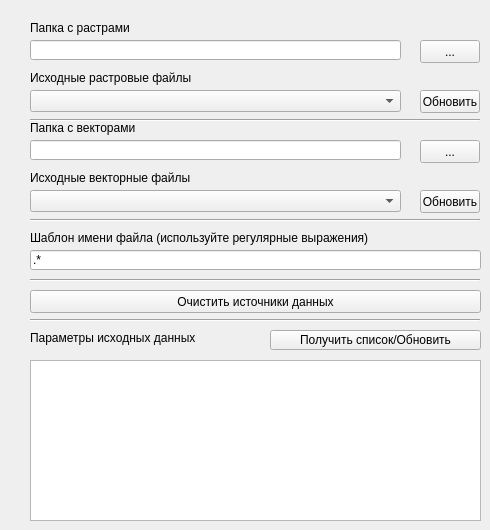
      <widget class="QWidget" name="tabSource">
       <attribute name="title">
        <string>Источники данных</string>
       </attribute>
       <widget class="QLineEdit" name="lineEditSourceRasterFolder">
        <property name="geometry">
         <rect>
          <x>30</x>
          <y>40</y>
          <width>371</width>
          <height>20</height>
         </rect>
        </property>
        <property name="sizePolicy">
         <sizepolicy hsizetype="Fixed" vsizetype="Fixed">
          <horstretch>0</horstretch>
          <verstretch>0</verstretch>
         </sizepolicy>
        </property>
       </widget>
       <widget class="QLabel" name="labelSourceRasterFolder">
        <property name="geometry">
         <rect>
          <x>30</x>
          <y>20</y>
          <width>371</width>
          <height>16</height>
         </rect>
        </property>
        <property name="sizePolicy">
         <sizepolicy hsizetype="Fixed" vsizetype="Fixed">
          <horstretch>0</horstretch>
          <verstretch>0</verstretch>
         </sizepolicy>
        </property>
        <property name="text">
         <string>Папка с растрами</string>
        </property>
       </widget>
       <widget class="QPushButton" name="pushButtonSourceRasterFolder">
        <property name="geometry">
         <rect>
          <x>420</x>
          <y>40</y>
          <width>60</width>
          <height>23</height>
         </rect>
        </property>
        <property name="sizePolicy">
         <sizepolicy hsizetype="Fixed" vsizetype="Fixed">
          <horstretch>0</horstretch>
          <verstretch>0</verstretch>
         </sizepolicy>
        </property>
        <property name="text">
         <string>...</string>
        </property>
       </widget>
       <widget class="QPushButton" name="pushButtonSourceRasterFiles">
        <property name="geometry">
         <rect>
          <x>420</x>
          <y>90</y>
          <width>60</width>
          <height>23</height>
         </rect>
        </property>
        <property name="sizePolicy">
         <sizepolicy hsizetype="Fixed" vsizetype="Fixed">
          <horstretch>0</horstretch>
          <verstretch>0</verstretch>
         </sizepolicy>
        </property>
        <property name="text">
         <string>Обновить</string>
        </property>
       </widget>
       <widget class="QPushButton" name="pushButtonSourceVectorFiles">
        <property name="geometry">
         <rect>
          <x>420</x>
          <y>190</y>
          <width>60</width>
          <height>23</height>
         </rect>
        </property>
        <property name="sizePolicy">
         <sizepolicy hsizetype="Fixed" vsizetype="Fixed">
          <horstretch>0</horstretch>
          <verstretch>0</verstretch>
         </sizepolicy>
        </property>
        <property name="text">
         <string>Обновить</string>
        </property>
       </widget>
       <widget class="QTextBrowser" name="textBrowserSource">
        <property name="geometry">
         <rect>
          <x>30</x>
          <y>360</y>
          <width>451</width>
          <height>161</height>
         </rect>
        </property>
       </widget>
       <widget class="QLabel" name="labelSourceData">
        <property name="geometry">
         <rect>
          <x>30</x>
          <y>330</y>
          <width>291</width>
          <height>16</height>
         </rect>
        </property>
        <property name="sizePolicy">
         <sizepolicy hsizetype="Fixed" vsizetype="Fixed">
          <horstretch>0</horstretch>
          <verstretch>0</verstretch>
         </sizepolicy>
        </property>
        <property name="text">
         <string>Параметры исходных данных</string>
        </property>
       </widget>
       <widget class="QComboBox" name="comboBoxSourceRasterFiles">
        <property name="geometry">
         <rect>
          <x>30</x>
          <y>90</y>
          <width>371</width>
          <height>22</height>
         </rect>
        </property>
        <property name="sizePolicy">
         <sizepolicy hsizetype="Fixed" vsizetype="Fixed">
          <horstretch>0</horstretch>
          <verstretch>0</verstretch>
         </sizepolicy>
        </property>
       </widget>
       <widget class="QLabel" name="labelSourceRasterFiles">
        <property name="geometry">
         <rect>
          <x>30</x>
          <y>70</y>
          <width>371</width>
          <height>16</height>
         </rect>
        </property>
        <property name="sizePolicy">
         <sizepolicy hsizetype="Fixed" vsizetype="Fixed">
          <horstretch>0</horstretch>
          <verstretch>0</verstretch>
         </sizepolicy>
        </property>
        <property name="text">
         <string>Исходные растровые файлы</string>
        </property>
       </widget>
       <widget class="QPushButton" name="pushButtonSourceClear">
        <property name="geometry">
         <rect>
          <x>30</x>
          <y>290</y>
          <width>451</width>
          <height>23</height>
         </rect>
        </property>
        <property name="sizePolicy">
         <sizepolicy hsizetype="Fixed" vsizetype="Fixed">
          <horstretch>0</horstretch>
          <verstretch>0</verstretch>
         </sizepolicy>
        </property>
        <property name="text">
         <string>Очистить источники данных</string>
        </property>
       </widget>
       <widget class="QPushButton" name="pushButtonSetParameters">
        <property name="geometry">
         <rect>
          <x>270</x>
          <y>330</y>
          <width>211</width>
          <height>20</height>
         </rect>
        </property>
        <property name="sizePolicy">
         <sizepolicy hsizetype="Fixed" vsizetype="Fixed">
          <horstretch>0</horstretch>
          <verstretch>0</verstretch>
         </sizepolicy>
        </property>
        <property name="text">
         <string>Получить список/Обновить</string>
        </property>
       </widget>
       <widget class="QPushButton" name="pushButtonSourceVectorFolder">
        <property name="geometry">
         <rect>
          <x>420</x>
          <y>140</y>
          <width>60</width>
          <height>23</height>
         </rect>
        </property>
        <property name="sizePolicy">
         <sizepolicy hsizetype="Fixed" vsizetype="Fixed">
          <horstretch>0</horstretch>
          <verstretch>0</verstretch>
         </sizepolicy>
        </property>
        <property name="text">
         <string>...</string>
        </property>
       </widget>
       <widget class="QLabel" name="labelSourceVectorFolder">
        <property name="geometry">
         <rect>
          <x>30</x>
          <y>120</y>
          <width>371</width>
          <height>16</height>
         </rect>
        </property>
        <property name="sizePolicy">
         <sizepolicy hsizetype="Fixed" vsizetype="Fixed">
          <horstretch>0</horstretch>
          <verstretch>0</verstretch>
         </sizepolicy>
        </property>
        <property name="text">
         <string>Папка с векторами</string>
        </property>
       </widget>
       <widget class="QLabel" name="labelSorceVectorFiles">
        <property name="geometry">
         <rect>
          <x>30</x>
          <y>170</y>
          <width>371</width>
          <height>16</height>
         </rect>
        </property>
        <property name="sizePolicy">
         <sizepolicy hsizetype="Fixed" vsizetype="Fixed">
          <horstretch>0</horstretch>
          <verstretch>0</verstretch>
         </sizepolicy>
        </property>
        <property name="text">
         <string>Исходные векторные файлы</string>
        </property>
       </widget>
       <widget class="QLineEdit" name="lineEditSourceVectorFolder">
        <property name="geometry">
         <rect>
          <x>30</x>
          <y>140</y>
          <width>371</width>
          <height>20</height>
         </rect>
        </property>
        <property name="sizePolicy">
         <sizepolicy hsizetype="Fixed" vsizetype="Fixed">
          <horstretch>0</horstretch>
          <verstretch>0</verstretch>
         </sizepolicy>
        </property>
       </widget>
       <widget class="QComboBox" name="comboBoxSourceVectorFiles">
        <property name="geometry">
         <rect>
          <x>30</x>
          <y>190</y>
          <width>371</width>
          <height>22</height>
         </rect>
        </property>
        <property name="sizePolicy">
         <sizepolicy hsizetype="Fixed" vsizetype="Fixed">
          <horstretch>0</horstretch>
          <verstretch>0</verstretch>
         </sizepolicy>
        </property>
       </widget>
       <widget class="Line" name="line_2">
        <property name="geometry">
         <rect>
          <x>30</x>
          <y>110</y>
          <width>450</width>
          <height>21</height>
         </rect>
        </property>
        <property name="orientation">
         <enum>Qt::Horizontal</enum>
        </property>
       </widget>
       <widget class="Line" name="line_3">
        <property name="geometry">
         <rect>
          <x>30</x>
          <y>210</y>
          <width>450</width>
          <height>21</height>
         </rect>
        </property>
        <property name="orientation">
         <enum>Qt::Horizontal</enum>
        </property>
       </widget>
       <widget class="Line" name="line_4">
        <property name="geometry">
         <rect>
          <x>30</x>
          <y>310</y>
          <width>450</width>
          <height>21</height>
         </rect>
        </property>
        <property name="orientation">
         <enum>Qt::Horizontal</enum>
        </property>
       </widget>
       <widget class="QLabel" name="labelSourceVectorFolder_2">
        <property name="geometry">
         <rect>
          <x>30</x>
          <y>230</y>
          <width>451</width>
          <height>16</height>
         </rect>
        </property>
        <property name="sizePolicy">
         <sizepolicy hsizetype="Fixed" vsizetype="Fixed">
          <horstretch>0</horstretch>
          <verstretch>0</verstretch>
         </sizepolicy>
        </property>
        <property name="text">
         <string>Шаблон имени файла (используйте регулярные выражения)</string>
        </property>
       </widget>
       <widget class="QLineEdit" name="lineEditSource__NameTemplate">
        <property name="geometry">
         <rect>
          <x>30</x>
          <y>250</y>
          <width>451</width>
          <height>20</height>
         </rect>
        </property>
        <property name="sizePolicy">
         <sizepolicy hsizetype="Fixed" vsizetype="Fixed">
          <horstretch>0</horstretch>
          <verstretch>0</verstretch>
         </sizepolicy>
        </property>
        <property name="text">
         <string>.*</string>
        </property>
       </widget>
       <widget class="Line" name="line_5">
        <property name="geometry">
         <rect>
          <x>30</x>
          <y>270</y>
          <width>450</width>
          <height>21</height>
         </rect>
        </property>
        <property name="orientation">
         <enum>Qt::Horizontal</enum>
        </property>
       </widget>
      </widget>
